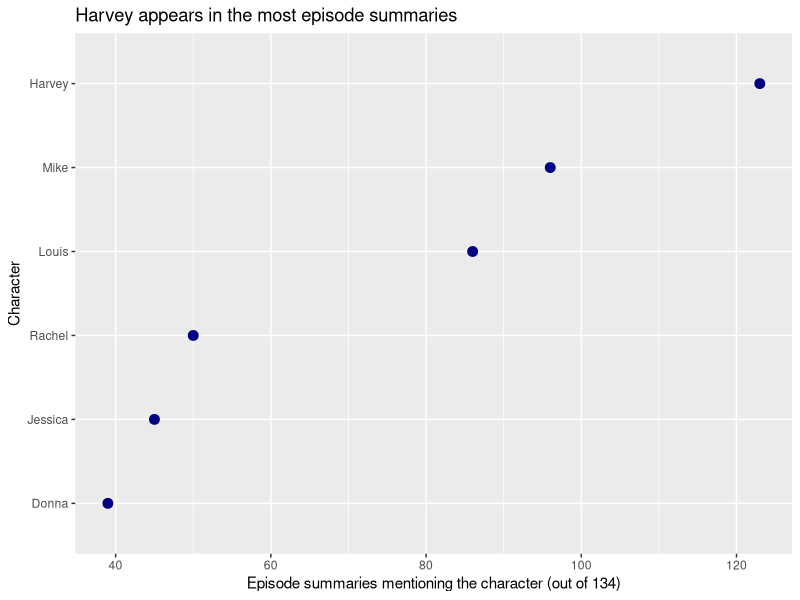
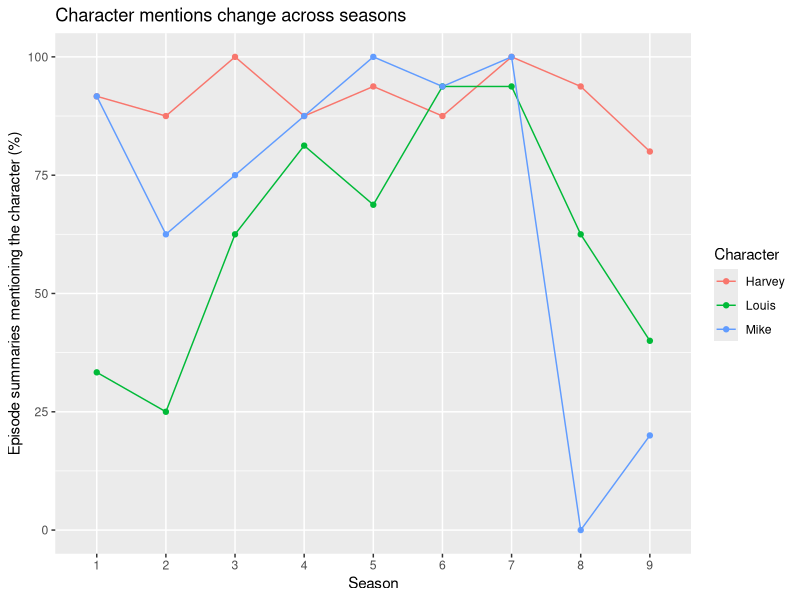

These figures' R source, in order:
## ---- chunk 1
library(tidyverse)

suits <- read_csv("data/suits_episodes.csv")

suits <- suits |>
  mutate(
    text = str_replace_all(summary, "<[^>]+>", " "),
    text = str_to_lower(text),
    season = str_extract(url, "(?<=suits-)\\d+(?=x)")
  )
## ---- chunk 2
suits <- suits |>
  mutate(
    Harvey = str_detect(text, "\\bharvey\\b"),
    Mike = str_detect(text, "\\bmike\\b"),
    Louis = str_detect(text, "\\blouis\\b"),
    Donna = str_detect(text, "\\bdonna\\b"),
    Jessica = str_detect(text, "\\bjessica\\b"),
    Rachel = str_detect(text, "\\brachel\\b")
  )

mentions <- suits |>
  select(season, Harvey, Mike, Louis, Donna, Jessica, Rachel) |>
  pivot_longer(
    cols = Harvey:Rachel,
    names_to = "character",
    values_to = "mentioned"
  )
## ---- chunk 3
overall <- mentions |>
  group_by(character) |>
  summarise(episodes = sum(mentioned))

ggplot(overall, aes(x = episodes,
                    y = fct_reorder(character, episodes))) +
  geom_point(color = "navy", size = 3) +
  labs(
    title = "Harvey appears in the most episode summaries",
    x = "Episode summaries mentioning the character (out of 134)",
    y = "Character"
  )
## ---- chunk 4
by_season <- mentions |>
  filter(character %in% c("Harvey", "Mike", "Louis")) |>
  group_by(season, character) |>
  summarise(
    episodes = n(),
    mentions = sum(mentioned),
    percent = 100 * mentions / episodes
  )

ggplot(by_season,
       aes(x = season, y = percent, color = character,
           group = character)) +
  geom_line() +
  geom_point() +
  labs(
    title = "Character mentions change across seasons",
    x = "Season",
    y = "Episode summaries mentioning the character (%)",
    color = "Character"
  )
